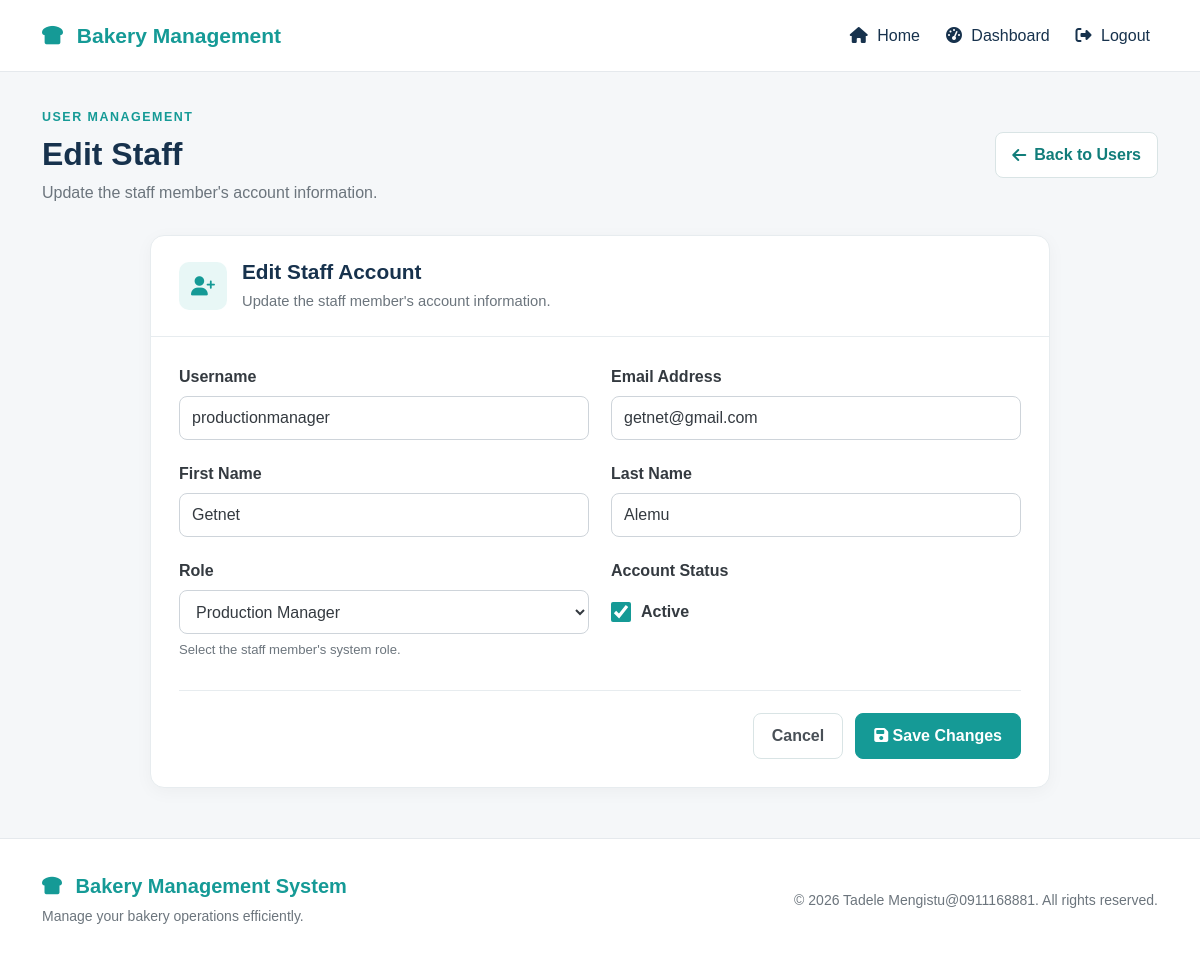
The app's page /users/2/edit/ (signed in) with its own data.
### bekapp/models.py (models this page shows, shortened)
class User(AbstractUser):
    class Role(models.TextChoices):
        OWNER = "OWNER", "Owner"
        CASHIER = "CASHIER", "Cashier"
        PRODUCTION_MANAGER = "PRODUCTION_MANAGER", "Production Manager"
    role = models.CharField(
        max_length=30,
        choices=Role.choices,
        default=Role.CASHIER,
    )

### bekapp/views.py (the view)
def staff_edit(request, user_id):
    if not request.user.is_authenticated:
        return redirect('login')
    if request.user.role != 'OWNER':
        return redirect('dashboard')
    user = User.objects.get(id=user_id)
    if user.role == 'OWNER':
        return redirect('user_list')
    if request.method == 'POST':
        form = StaffEditForm(
            request.POST,
            instance=user
        )
        if form.is_valid():
            form.save()
            return redirect('user_list')
    else:
        form = StaffEditForm(
            instance=user
        )
    return render(
        request,
        'bekapp/staff_form.html',
        {
            'form': form,
            'editing': True,
            'staff_user': user,
        }
    )

### bekapp/templates/bekapp/staff_form.html (shortened to what this page needs)
{% extends 'bekapp/base.html' %}
{% load static %}
{% block extra_css %}
<link
    rel="stylesheet"
    href="{% static 'bekapp/css/staff-form.css' %}"
>
{% endblock %}
{% block content %}
<section class="staff-form-page">
    <div class="container">
        <div class="page-header">
            <div>
                <span class="page-label">USER MANAGEMENT</span>
                {% if editing %}
                    <h1>Edit Staff</h1>
                    <p>
                        Update the staff member's account information.
                    </p>
                {% else %}
                    <h1>Add Staff</h1>
                    <p>
                        Create a new bakery staff account.
                    </p>
                {% endif %}
            </div>
            <div>
                <a
                    href="{% url 'user_list' %}"
                    class="back-btn"
                >
                    <i class="fa-solid fa-arrow-left"></i>
                    Back to Users
                </a>
            </div>
        </div>
        <div class="staff-form-card">
            <div class="staff-form-header">
                <div class="form-header-icon">
                    <i class="fa-solid fa-user-plus"></i>
                </div>
                <div>
                    {% if editing %}
                        <h2>Edit Staff Account</h2>
                        <p>
                            Update the staff member's account information.
                        </p>
                    {% else %}
                        <h2>Staff Account</h2>
                        <p>
                            Enter the staff member's account information.
                        </p>
                    {% endif %}
                </div>
            </div>
            <form method="post">
                <div class="form-grid">
                    <div class="form-group">
                        <label for="{{ form.username.id_for_label }}">
                            Username
                        </label>
                        {{ form.username }}
                    </div>
                    <div class="form-group">
                        <label for="{{ form.email.id_for_label }}">
                            Email Address
                        </label>
                        {{ form.email }}
                    </div>
                    <div class="form-group">
                        <label for="{{ form.first_name.id_for_label }}">
                            First Name
                        </label>
                        {{ form.first_name }}
                    </div>
                    <div class="form-group">
                        <label for="{{ form.last_name.id_for_label }}">
                            Last Name
                        </label>
                        {{ form.last_name }}
                    </div>
                    <div class="form-group">
                        <label for="{{ form.role.id_for_label }}">
                            Role
                        </label>
                        {{ form.role }}
                        <small class="field-help">
                            Select the staff member's system role.
                        </small>
                    </div>
                    {% if form.is_active %}
                        <div class="form-group">
                            <label for="{{ form.is_active.id_for_label }}">
                                Account Status
                            </label>
                            <div class="checkbox-wrapper">
                                {{ form.is_active }}
                                <span>
                                    Active
                                </span>
                            </div>
                        </div>
                    {% endif %}
                </div>
                <div class="form-actions">
                    <a
                        href="{% url 'user_list' %}"
                        class="cancel-btn"
                    >
                        Cancel
                    </a>
                    <button
                        type="submit"
                        class="save-btn"
                    >
                        {% if editing %}
                            <i class="fa-solid fa-floppy-disk"></i>
                            Save Changes
                        {% else %}
                            <i class="fa-solid fa-user-plus"></i>
                            Create Staff
                        {% endif %}
                    </button>
                </div>
            </form>
        </div>
    </div>
</section>
{% endblock %}

### bekapp/static/bekapp/css/style.css (style rules this page uses)
html, body { margin: 0; padding: 0; }
body { min-height: 100vh; background: #f5f7f9; color: #17324d; font-family: Arial, Helvetica, sans-serif; }

### bekapp/static/bekapp/css/staff-form.css (style rules this page uses)
.staff-form-page { padding: 32px 0 50px; }
.page-header { display: flex; justify-content: space-between; align-items: center; gap: 24px; margin-bottom: 30px; }
.page-label { display: inline-block; margin-bottom: 8px; font-size: 0.78rem; font-weight: 700; letter-spacing: 1.5px; color: #159a96; }
.page-header h1 { margin: 0; font-size: 2rem; font-weight: 700; }
.page-header p { margin: 8px 0 0; color: #6c757d; }
.back-btn { display: inline-flex; align-items: center; gap: 8px; padding: 10px 16px; border: 1px solid #d9e4e5; border-radius: 8px; background: #ffffff; color: #117d7a; text-decoration: none; font-weight: 600; transition: all 0.2s ease; }
.staff-form-card { max-width: 900px; margin: 0 auto; background: #ffffff; border: 1px solid #e7ecef; border-radius: 14px; overflow: hidden; box-shadow: 0 4px 18px rgba(0, 0, 0, 0.04); }
.staff-form-header { display: flex; align-items: center; gap: 15px; padding: 24px 28px; border-bottom: 1px solid #e7ecef; }
.form-header-icon { width: 48px; height: 48px; display: flex; align-items: center; justify-content: center; flex-shrink: 0; border-radius: 10px; background: #e8f7f6; color: #159a96; font-size: 1.2rem; }
.staff-form-header h2 { margin: 0; font-size: 1.3rem; font-weight: 700; }
.staff-form-header p { margin: 5px 0 0; color: #6c757d; font-size: 0.92rem; }
.staff-form-card form { padding: 28px; }
.form-grid { display: grid; grid-template-columns: repeat(2, minmax(0, 1fr)); gap: 22px; }
.form-group { display: flex; flex-direction: column; }
.form-group label { margin-bottom: 7px; font-weight: 600; color: #343a40; }
.form-group input:not([type="checkbox"]), .form-group select { width: 100%; min-height: 44px; padding: 9px 12px; border: 1px solid #ced4da; border-radius: 8px; background: #ffffff; color: #343a40; outline: none; transition: border-color 0.2s ease, box-shadow 0.2s ease; }
.field-help { margin-top: 6px; color: #6c757d; font-size: 0.82rem; }
.checkbox-wrapper { display: flex; align-items: center; gap: 10px; min-height: 44px; }
.checkbox-wrapper input[type="checkbox"] { width: 20px; height: 20px; margin: 0; padding: 0; cursor: pointer; accent-color: #159a96; }
.checkbox-wrapper span { color: #343a40; font-weight: 600; cursor: pointer; }
.form-actions { display: flex; justify-content: flex-end; gap: 12px; margin-top: 30px; padding-top: 22px; border-top: 1px solid #e7ecef; }
.cancel-btn, .save-btn { min-height: 44px; padding: 10px 18px; border-radius: 8px; font-weight: 600; text-decoration: none; cursor: pointer; }
.cancel-btn { display: inline-flex; align-items: center; justify-content: center; border: 1px solid #d9e4e5; background: #ffffff; color: #495057; }
.save-btn { border: 1px solid #159a96; background: #159a96; color: #ffffff; }

### records on screen
User: username "productionmanager", email "getnet@gmail.com", first_name "Getnet", last_name "Alemu", role "Production Manager", is_active "☑"
